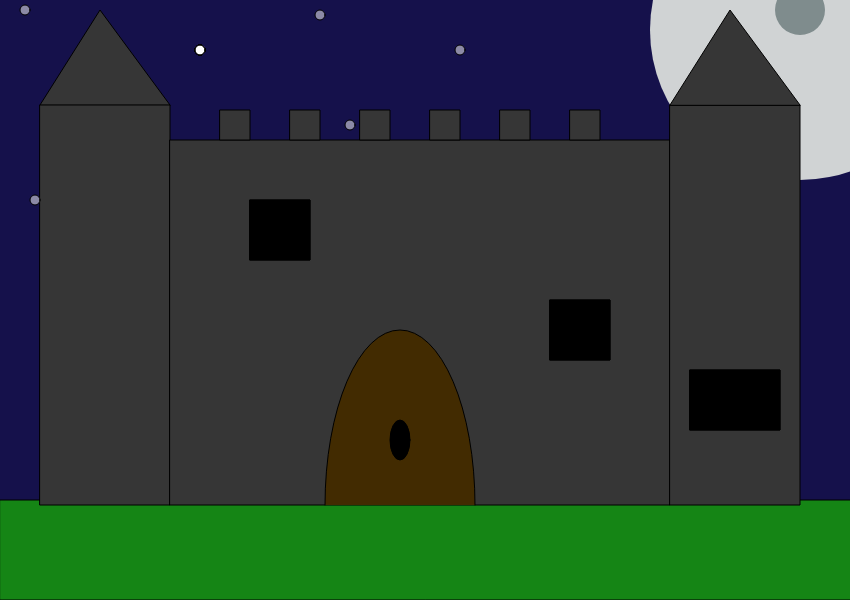
Frame 1 (no input)
Frame 60 (no input): identical to frame 1, image omitted
Frame 120 (the mouse pressed at the canvas centre since frame 60): identical to frame 1, image omitted

The p5.js sketch that drew this single still picture (run headless with seeded random() and noise() and a simulated clock; from frame 60 on, the mouse is pressed at the canvas centre):

// p5.js sketch
// ── sketch.js
function setup() {
  createCanvas(850, 600);
}

function draw() {
  background(21, 17, 75);

    //Sun/Moon
    noStroke();
    fill(208, 211, 212),
    ellipse(800,30,300,300);
    fill(127, 140, 141);
     ellipse(800,10,50,50);
    stroke(0);
    //Grass
    fill(21, 133, 21);
    rect(0, 500, 900, 100);
    fill(54,54,54);
    triangle(40, 105, 100, 10, 170, 105);
    rect(40, 105, 130, 400);
    rect(170 ,140,500,365);
    rect(670, 105, 130, 400);
     triangle(670, 105, 730, 10, 800, 105);
    rect(220, 110, 30, 30);
    rect(290, 110, 30, 30);
    rect(360, 110, 30, 30);
    rect(430, 110, 30, 30);
    rect(500, 110, 30, 30);
    rect(570, 110, 30, 30);
    //Windows
    fill(200, 229, 247);
rect(250, 200, 60, 60);
    rect(550, 300, 60, 60);
    rect(690, 370, 90, 60);
    
    fill(0);
        rect(250, 200, 60, 60);
    rect(550, 300, 60, 60);
    rect(690, 370, 90, 60);
    
    
    //Door 
    fill(66, 43, 1);
   arc(400, 505, 150,350 ,PI,degrees(0))
   fill(0);
   ellipse(400,440,20,40)
       
    //Stars
    fill(255,255,255,130)
    ellipse(200,50,10,10)
    ellipse(25,10,10,10,10)
    ellipse(350,125,10,10)
    ellipse(35,200,10,10)
    ellipse(460,50,10,10)
    ellipse(320,15,10,10)
    ellipse(200,50,10,10)
    ellipse(200,50,10,10)
    ellipse(200,50,10,10)
    ellipse(200,50,10,10)
    ellipse(200,50,10,10)
    ellipse(200,50,10,10)
    ellipse(200,50,10,10)
    ellipse(200,50,10,10)
    ellipse(200,50,10,10)
    ellipse(200,50,10,10)
    ellipse(200,50,10,10)
    ellipse(200,50,10,10)
    ellipse(200,50,10,10)
    ellipse(200,50,10,10)
    ellipse(200,50,10,10)
}
